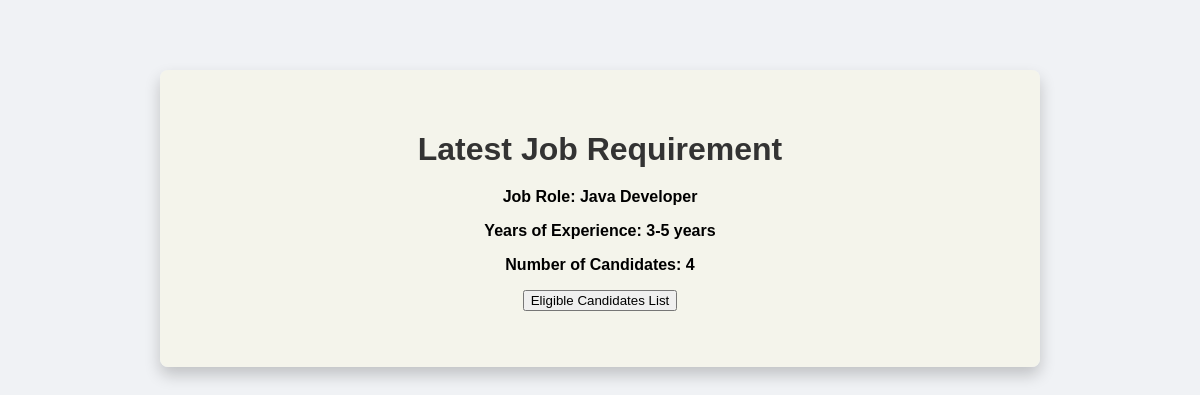
Screenshot of /requirement_demands_list with the database file from the repository.
### hushhush_project/app.py (models this page shows)
class CandidateRequirement(db.Model):
    id = db.Column(db.Integer, primary_key=True)
    job_role = db.Column(db.String())
    years_of_experience = db.Column(db.String())
    number_of_candidates = db.Column(db.Integer)
    created_at = db.Column(db.DateTime(timezone=True), default=db.func.now())

### hushhush_project/app.py (the view)
@app.route('/requirement_demands_list')
def requirement_demands_list():
    latest_job_requirement = CandidateRequirement.query.order_by(CandidateRequirement.created_at.desc()).first()
    print(latest_job_requirement)
    return render_template('requirement_demands_list.html', latest_job_requirement=latest_job_requirement)

### hushhush_project/templates/requirement_demands_list.html (shortened to what this page needs)
<!DOCTYPE html>
<html lang="en">
<head>
    <link rel="stylesheet" href="{{ url_for('static', filename='dashboard.css') }}">
</head>
<body>
    <div class="dashboard-container">
        <h1>Latest Job Requirement</h1>
        {% if latest_job_requirement %}
            <div>
                <p><strong>Job Role:</strong> <span id="job_role">{{ latest_job_requirement.job_role }}</span></p>
                <p><strong>Years of Experience:</strong> <span id="yoe">{{ latest_job_requirement.years_of_experience }}</span></p>
                <p><strong>Number of Candidates:</strong> <span id="num_candidates">{{ latest_job_requirement.number_of_candidates }}</span></p>
                <p><button id="eligible-candidates-list">Eligible Candidates List</button></p>
            </div>
        {% else %}
            <p>No job requirements found.</p>
        {% endif %}
    </div>
</body>
</html>

### hushhush_project/static/dashboard.css (style rules this page uses)
body { font-family: Arial, sans-serif; background-color: #f0f2f5; margin: 0; padding: 20px; justify-content: center; align-items: center; height: 100vh; margin: 0; }
body { background-image: url('https://images.pexels.com/photos/3694711/pexels-photo-3694711.jpeg?cs=srgb&dl=pexels-mitchell-luo-3694711.jpg&fm=jpg&_gl=1*1892214*_ga*MzA3ODEzODY5LjE3MDk1NzAyMDI.*_ga_8JE65Q40S6*MTcxMDA3MTc2Ni4zLjEuMTcxMDA3MjIyNy4wLjAuMA..'); background-size: cover; background-position: center; margin: 0; font-family: Arial, sans-serif; opacity: 1; font-weight: bold; }
.dashboard-container { background-color: #FFFFF0; border-radius: 5px; padding: 50px; max-width: 800px; margin: auto; text-align: center; }
.dashboard-container { text-align: center ; }
.dashboard-container { background-color: rgba(245, 245, 235, 0.95); border-radius: 8px; padding: 40px; width: 80%; max-width: 800px; box-shadow: 0 8px 16px rgba(0, 0, 0, 0.2); overflow: hidden; margin-top: 50px; margin-bottom: 50px; }
h1 { color: #333; margin-bottom: 20px; }

### rows the page displays
CandidateRequirement: job_role "Java Developer", years_of_experience "3-5 years", number_of_candidates "4"
